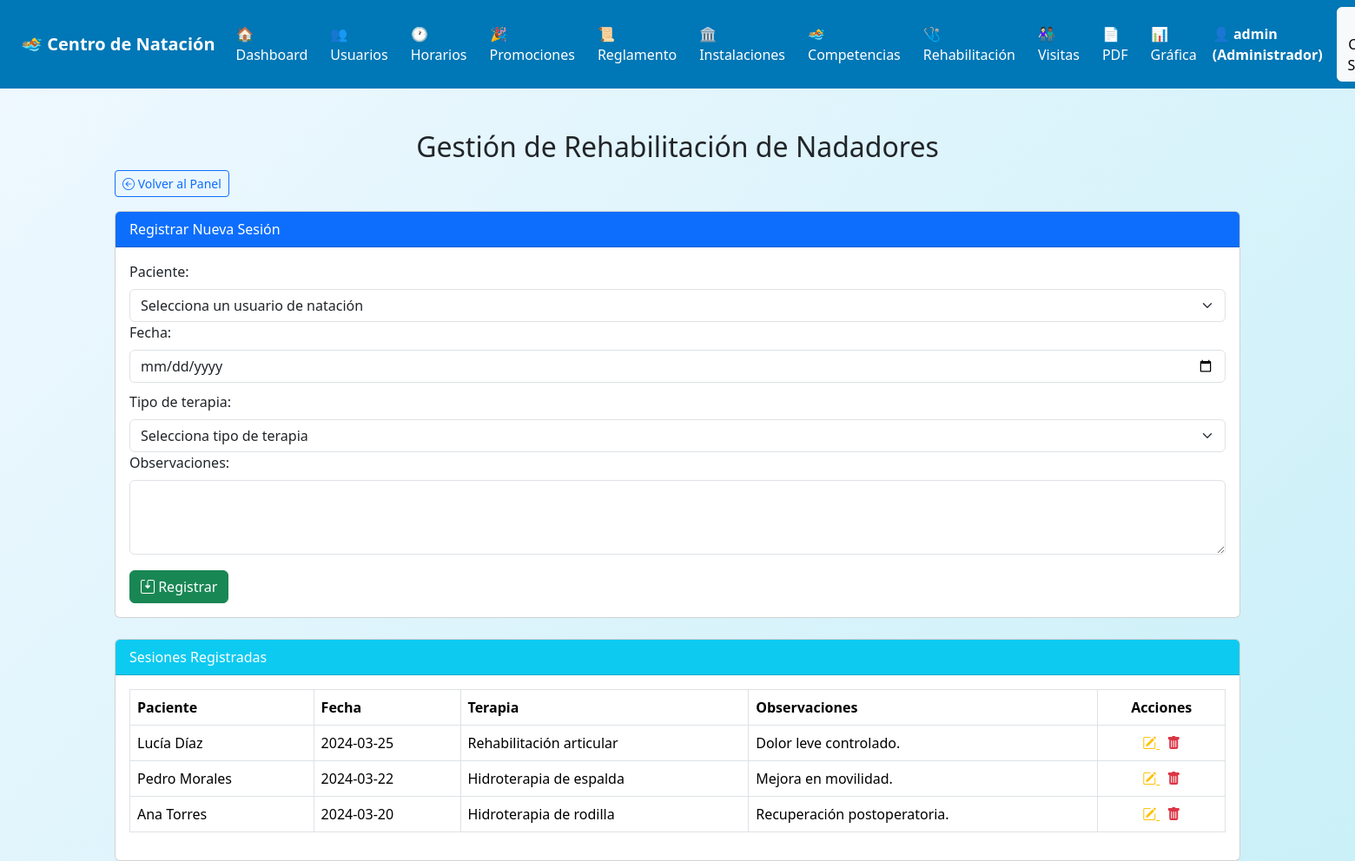
The page /admin/gestionar_rehabilitacion.php (signed in) on the database its author committed.
### tables this page shows
CREATE TABLE IF NOT EXISTS rehabilitacion (
    id INT AUTO_INCREMENT PRIMARY KEY,
    paciente_nombre VARCHAR(100),
    fecha DATE,
    tipo_terapia VARCHAR(100),
    observaciones TEXT
);

### admin/gestionar_rehabilitacion.php (the view, shortened to what this page needs)
<?php
require_once '../database/conexion.php';
include '../includes/navbar.php';
$sql = $conn->query("SELECT * FROM rehabilitacion ORDER BY fecha DESC");
$sesiones = $sql->fetchAll(PDO::FETCH_ASSOC);
?>
<!DOCTYPE html>
<html lang="es">
<head>
    <link href="https://cdn.jsdelivr.net/npm/bootstrap@5.3.3/dist/css/bootstrap.min.css" rel="stylesheet">
    <link href="https://cdn.jsdelivr.net/npm/bootstrap-icons@1.10.5/font/bootstrap-icons.css" rel="stylesheet">
</head>
<body>
<div class="container mt-5">
    <h2 class="titulo">Gestión de Rehabilitación de Nadadores</h2>
    <div class="mb-3">
        <a href="dashboard.php" class="btn btn-outline-primary btn-sm"><i class="bi bi-arrow-left-circle"></i> Volver al Panel</a>
    </div>
    <div class="card mb-4">
        <div class="card-header bg-primary text-white">
            Registrar Nueva Sesión
        </div>
        <div class="card-body">
            <form method="post">
                <label class="form-label">Paciente:</label>
                <select name="paciente_nombre" class="form-select" required>
                    <option value="">Selecciona un usuario de natación</option>
                </select>
                <label class="form-label">Fecha:</label>
                <input type="date" name="fecha" class="form-control" required>
                <label class="form-label">Tipo de terapia:</label>
                <select name="tipo_terapia" class="form-select" required>
                    <option value="">Selecciona tipo de terapia</option>
                </select>
                <label class="form-label">Observaciones:</label>
                <textarea name="observaciones" class="form-control" rows="3" required></textarea>
                <button type="submit" class="btn btn-success mt-2"><i class="bi bi-save2"></i> Registrar</button>
            </form>
        </div>
    </div>
    <div class="card">
        <div class="card-header bg-info text-white">
            Sesiones Registradas
        </div>
        <div class="card-body table-responsive">
            <table class="table table-bordered table-hover align-middle">
                <thead>
                    <tr>
                        <th>Paciente</th>
                        <th>Fecha</th>
                        <th>Terapia</th>
                        <th>Observaciones</th>
                        <th class="text-center">Acciones</th>
                    </tr>
                </thead>
                <tbody>
                    <?php foreach ($sesiones as $s): ?>
                    <tr>
                        <td><?= htmlspecialchars($s['paciente_nombre']) ?></td>
                        <td><?= $s['fecha'] ?></td>
                        <td><?= htmlspecialchars($s['tipo_terapia']) ?></td>
                        <td><?= htmlspecialchars($s['observaciones']) ?></td>
                        <td class="text-center">
                            <a href="editar_rehabilitacion.php?id=<?= $s['id'] ?>" class="text-warning me-2" title="Editar">
                                <i class="bi bi-pencil-square"></i>
                            </a>
                            <a href="eliminar_rehabilitacion.php?id=<?= $s['id'] ?>" class="text-danger" title="Eliminar" onclick="return confirm('¿Eliminar esta sesión?')">
                                <i class="bi bi-trash-fill"></i>
                            </a>
                        </td>
                    </tr>
                    <?php endforeach; ?>
                </tbody>
            </table>
        </div>
    </div>
</div>
</body>
</html>

### admin/gestionar_rehabilitacion.php (style rules this page uses)
body { background: linear-gradient(135deg, #f0f8ff, #caf0f8); }
.titulo { margin-top: 30px; text-align: center; }
.table thead { background-color: #0077b6; color: white; }
.form-control, textarea { margin-bottom: 10px; }

### rows shown on the page
rehabilitacion: paciente_nombre "Lucía Díaz", fecha "2024-03-25", tipo_terapia "Rehabilitación articular", observaciones "Dolor leve controlado."
rehabilitacion: paciente_nombre "Pedro Morales", fecha "2024-03-22", tipo_terapia "Hidroterapia de espalda", observaciones "Mejora en movilidad."
rehabilitacion: paciente_nombre "Ana Torres", fecha "2024-03-20", tipo_terapia "Hidroterapia de rodilla", observaciones "Recuperación postoperatoria."

### other values the page prints
$usuario "admin"
$nivel "Administrador"
